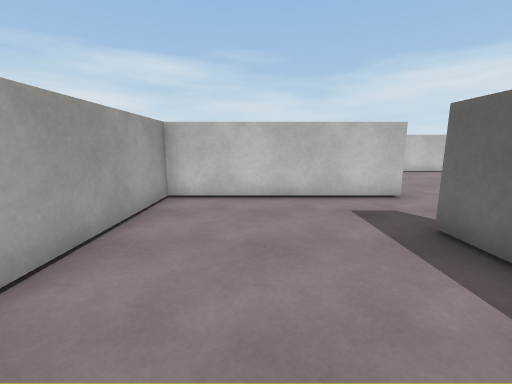
[1] (above)

16 first-person views from a walk through a scene from a Unity 3-D project. The camera is 1.3 m above the floor, tilts 10° down and sees 90° across. The floor is counted in squares, 1 m on a side. Each view is taken from the middle of a square. On the plan, view 1 faces up. The plan holds only what a view shows up to about 13 squares ahead; the rest is blank. Surface patterns are stand-ins for the level's own textures.

[2]
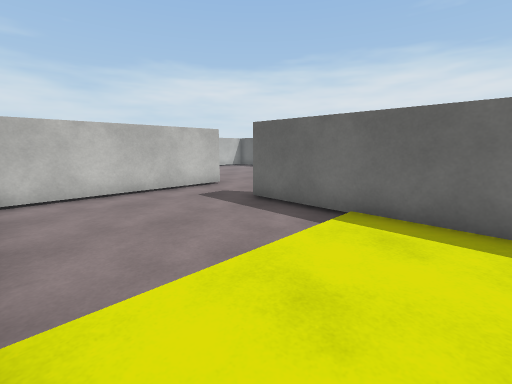

[3]
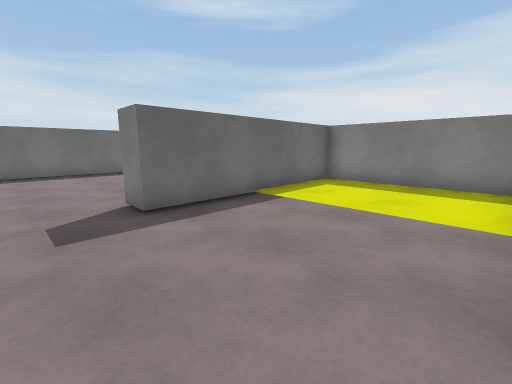

[4]
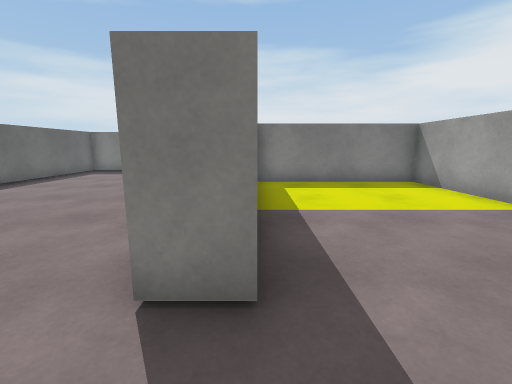

[5]
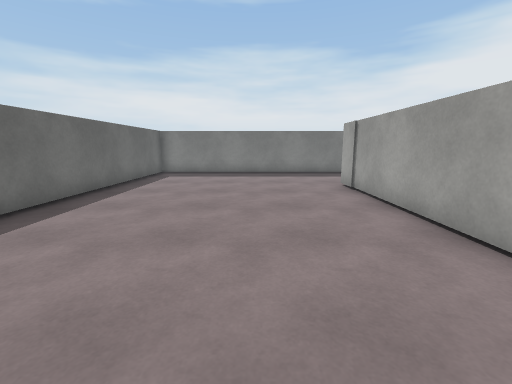

[6]
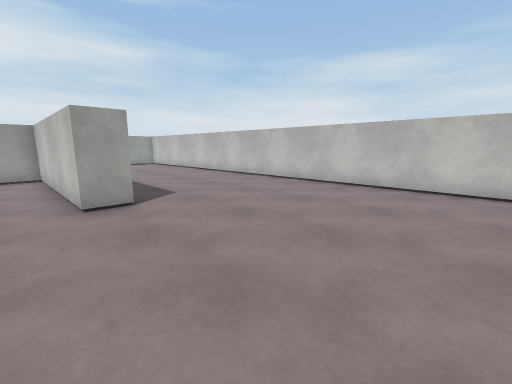

[7]
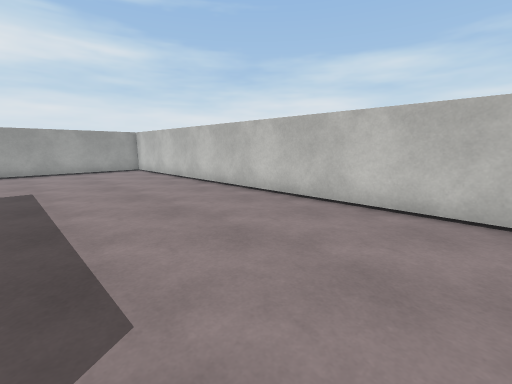

[8]
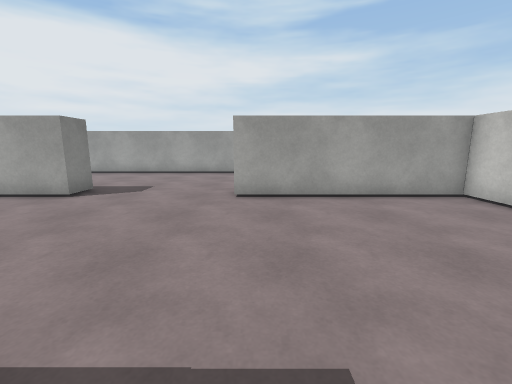

[9]
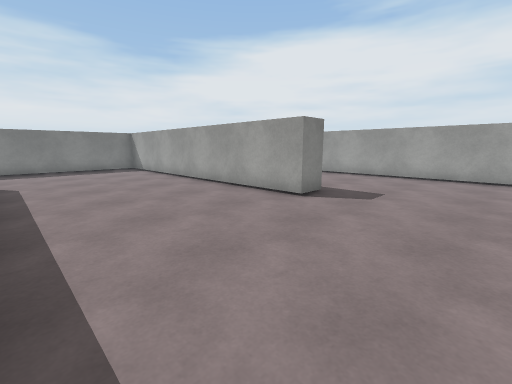

[10]
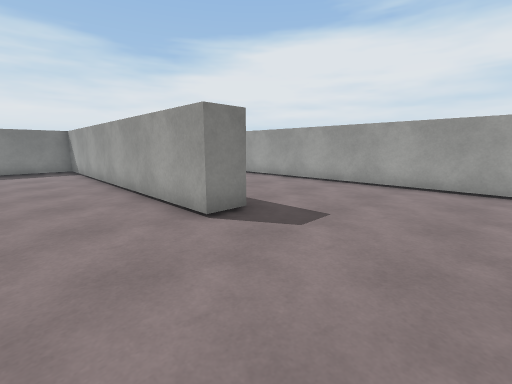

[11]
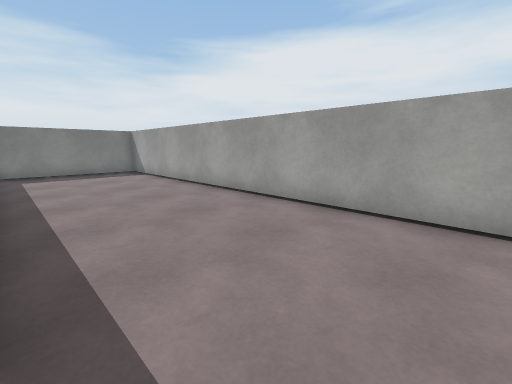

[12]
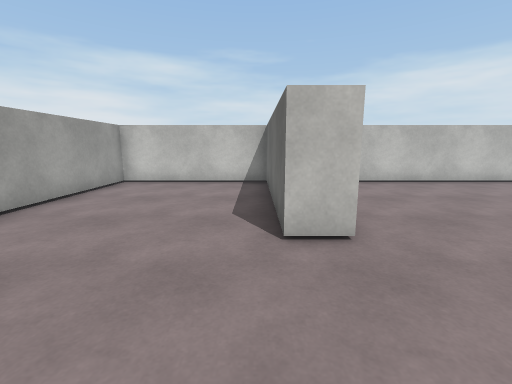

[13]
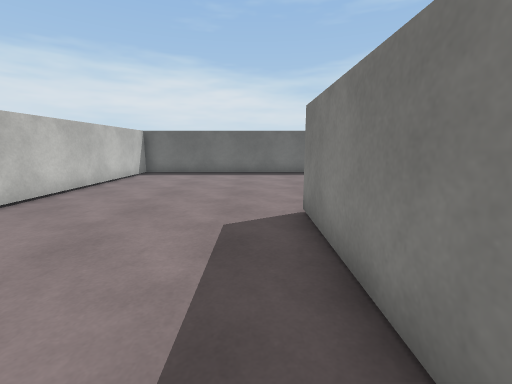

[14]
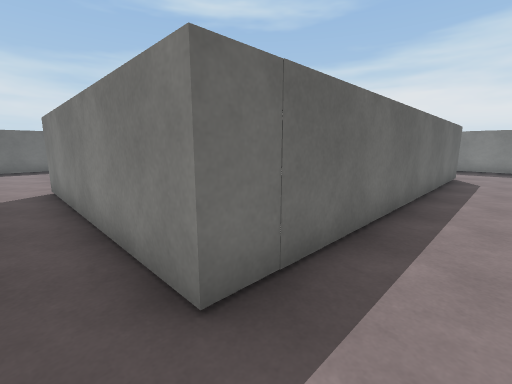

[15]
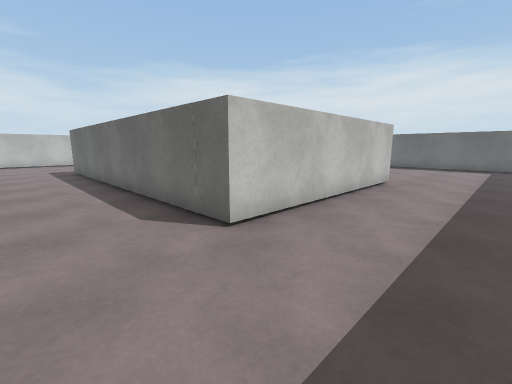

[16]
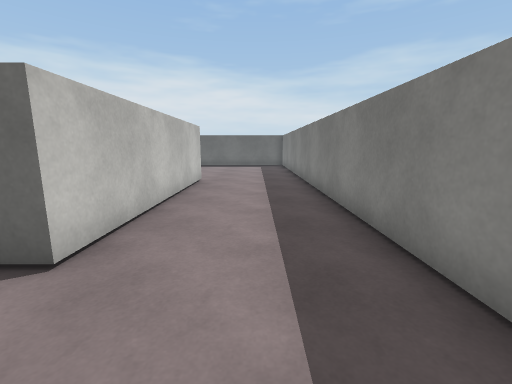

### Floor plan
Ten units are one square. View 1 is at (0, 0); x grows to the right and y downward. Boxes are objects, and circles mark ways between rooms. Rooms are numbered by the first view taken in them; rooms with no view inside come last. Other rooms are left out.
<svg viewBox="-164 -150 286 233">
<path fill="none" stroke="#000" d="M-25 -6 -25 29 30 29 30 -41M25 -70 -25 -70 -25 -22M-106 -41 -96 -41 -96 78 117 78 117 -145 -96 -145 -96 -84 -106 -84 -106 -145 -159 -145 -159 -98M30 -41 40 -41M40 -22 40 39 -35 39 -35 -80 40 -80 40 -70 25 -70M-159 -81 -159 78 -109 78"/>
<circle cx="35" cy="-55" r="3" fill="#2a7"/>
<text x="0" y="-20">1</text>
<text x="-40" y="-40">2</text>
</svg>
Room 1 opens to room 2.

Where each view was taken, in squares from view 1:
view 1: 0 up, 0 right, facing up
view 2: 1 down, 2 left, facing up-right
view 3: 6 up, 2 left, facing down-right
view 4: 6 up, 3 right, facing down
view 5: 5 up, 7 right, facing down
view 6: 6 up, 10 right, facing up-left
view 7: 9 up, 5 right, facing up-left
view 8: 9 up, 3 left, facing left
view 9: 8 up, 4 left, facing down-left
view 10: 8 up, 7 left, facing down-left
view 11: 6 up, 11 left, facing down-left
view 12: 5 up, 11 left, facing up
view 13: 9 up, 1 left, facing right
view 14: 9 up, 5 left, facing down-right
view 15: 7 down, 6 left, facing up-right
view 16: 6 down, 6 left, facing right
